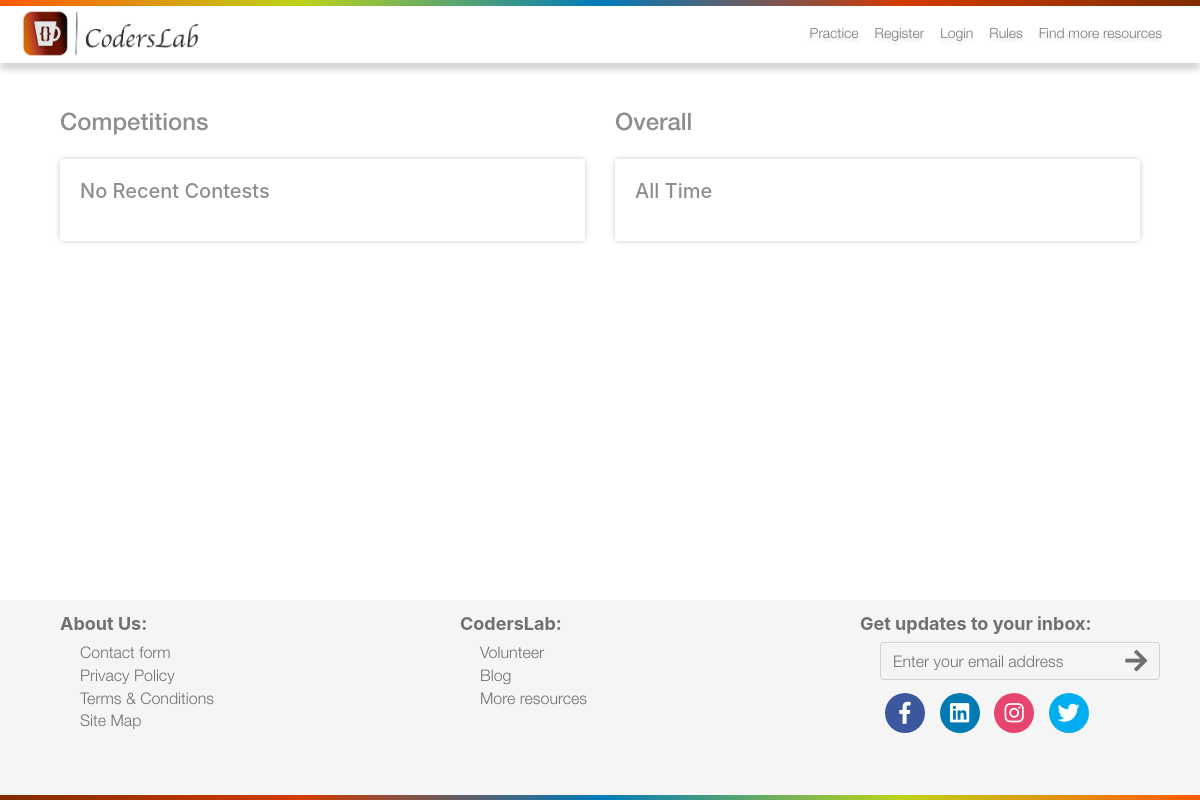
The page /scoreboard/ on the database as committed earlier.
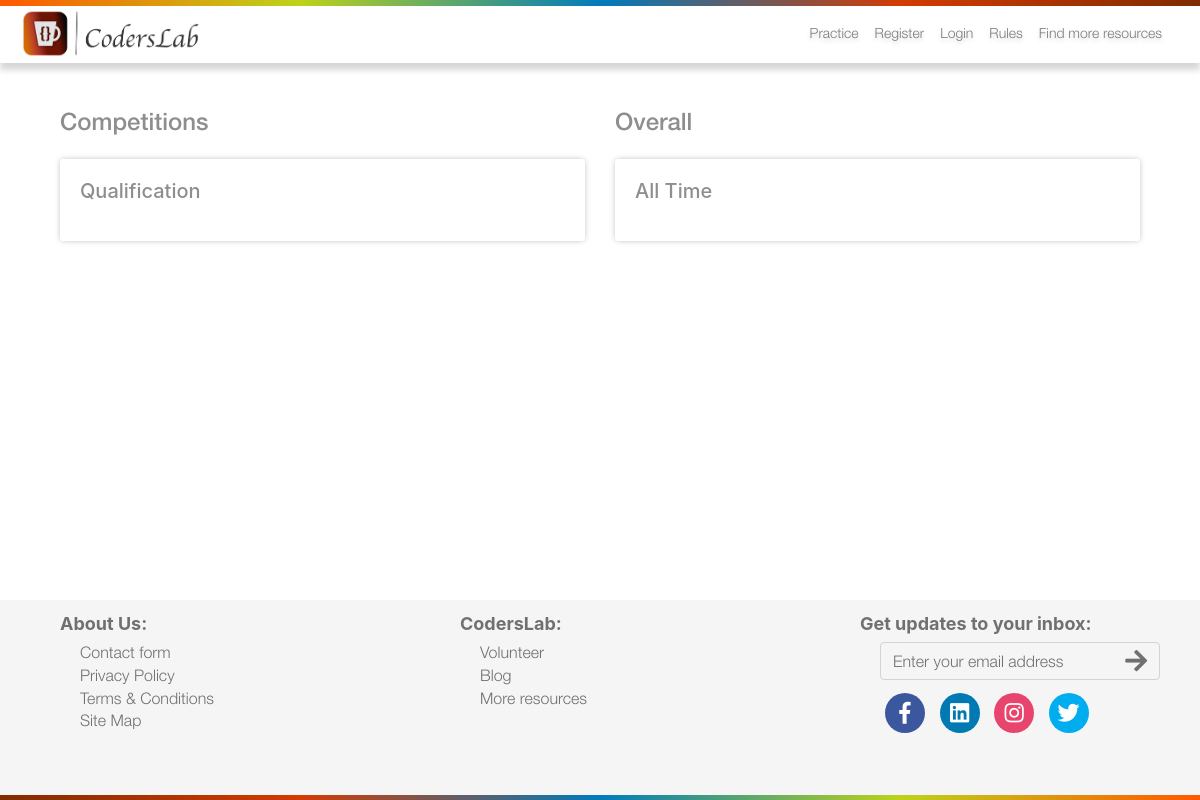
The same page on the database as committed later.
### contest/models.py (models this page shows, shortened)
class Rounds(models.Model):
    competition = models.ForeignKey(Competitions, on_delete=models.CASCADE)
    roundName = models.CharField(max_length=20)
    startdatetime = models.DateTimeField()
    duration = models.DurationField()

### scoreboard/views.py (the view)
# urls.py: path('scoreboard/', include('scoreboard.urls')), #scoreboard
def scoreboard(request):
    today = timezone.now()
    allPastRounds = Rounds.objects.filter(startdatetime__lte=today).order_by('startdatetime').reverse()
    if allPastRounds.count() > 0:
        mostRecentRound = allPastRounds[0].roundName
    else:
        mostRecentRound = 'No Recent Contests'
    return render(request, 'scoreboard.html', {'roundname': mostRecentRound, 'pagetitle': 'Scoreboard | CodersLab'})

### templates/scoreboard.html (shortened to what this page needs)
{% extends 'header.html' %}
{% load static %}
{% block body %}
<div id="bodyWrapper" class="container">
    <div class="row scoreboardWrapper justify-content-around noMargin">
        <div class="col-lg-6 scoreboardMainCat">
            <div class="scoreboardMainCatHeading">
                <h4>Competitions</h4>
            </div>
            <div class="scoreboardCatWrapper">
                <div class="scoreboardCatSubHeading">
                    <h5>{{ roundname }}</h5>
                </div>
            </div>
        </div>
        <div class="col-lg-6">
            <div class="scoreboardMainCatHeading">
                <h4>Overall</h4>
            </div>
            <div class="scoreboardCatWrapper">
                    <div class="scoreboardCatSubHeading">
                        <h5>All Time</h5>
                    </div>
                </div>
        </div>
    </div>
</div>
{% endblock %}

Rows that differ between the two databases and show on the page:
added Rounds: roundName "Qualification"
Other text that changed with them:
{{ roundname }}: "No Recent Contests" → (not shown)
